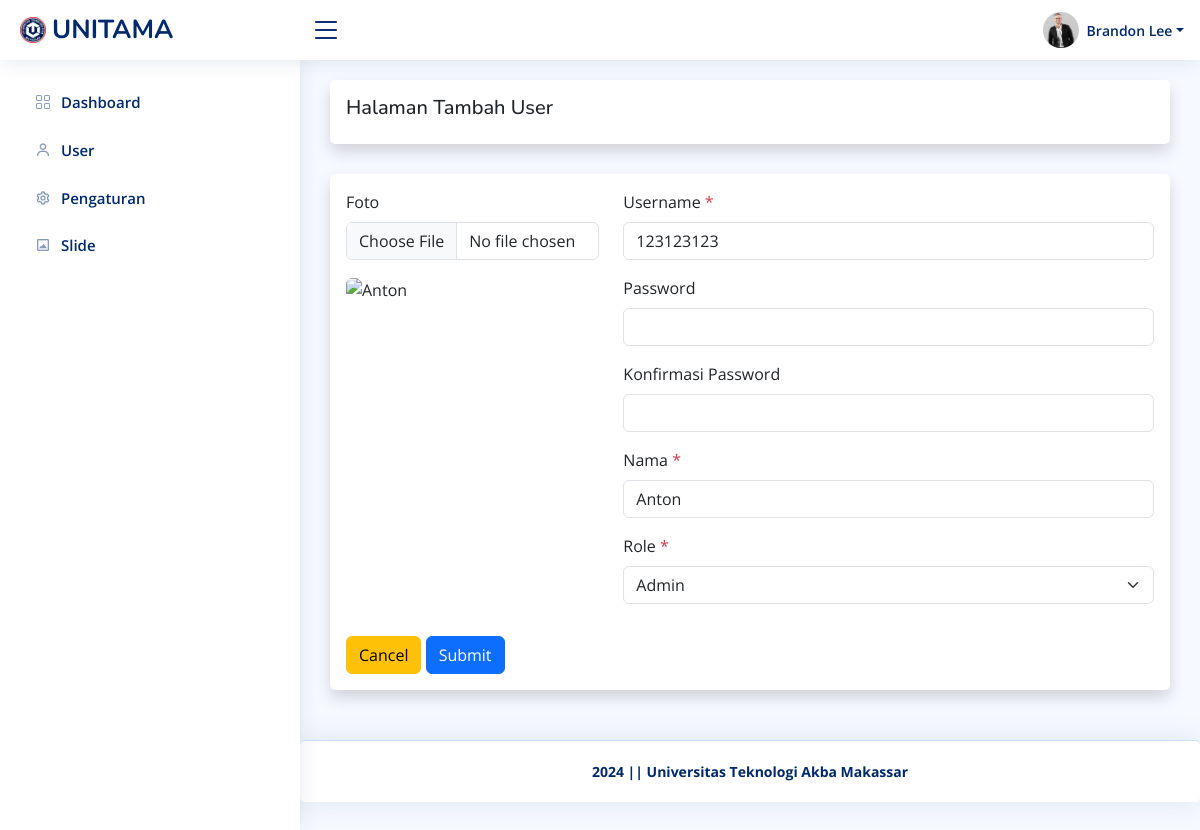
/admin/user/ubah.php?id=6 (signed in), run on the app's committed database.
### tables this page shows
CREATE TABLE `pengaturan` (
  `id_pengaturan` int(11) NOT NULL,
  `appname` varchar(50) NOT NULL,
  `logo` varchar(255) NOT NULL,
  `copyright` varchar(255) NOT NULL,
  `description` varchar(255) NOT NULL,
  `keyword` varchar(255) NOT NULL,
  `author` varchar(128) NOT NULL
);

CREATE TABLE `user` (
  `id_user` int(11) NOT NULL,
  `username` varchar(128) NOT NULL,
  `password` varchar(255) NOT NULL,
  `nama` varchar(128) NOT NULL,
  `role` int(11) NOT NULL,
  `foto` varchar(255) DEFAULT NULL
);

### helper.php (called while the page is built, shortened)
<?php
$base_url = 'http://localhost/unitama/';
$koneksi = mysqli_connect('localhost', 'root', '', 'unitama');
function getWhere($query)
{
    global $koneksi;
    return mysqli_fetch_assoc(mysqli_query($koneksi, $query));
}

### admin/user/ubah.php (the view, shortened to what this page needs)
<?php require '../template/header.php' ?>
<?php
$id = $_GET['id'];
$user = getWhere("SELECT * FROM user WHERE id_user = $id ");
?>
<div class="card shadow p-3">
    <h5>Halaman Tambah User</h5>
</div>
<div class="card shadow p-3">
    <form action="" method="post" id="form" enctype="multipart/form-data">
        <div class="row mb-3">
            <div class="col-md-4">
                <div class="mb-3">
                    <label for="foto" class="form-label">Foto</label>
                    <input class="form-control" type="file" id="upload" name="foto">
                </div>
                <?php if ($user['foto']) : ?>
                    <img src="<?= $base_url; ?>/assets/uploads/user/<?= $user['foto']; ?>" alt="<?= $user['nama']; ?>" id="preview" class="rounded w-100 ">
                <?php else : ?>
                    <img src="<?= $base_url; ?>assets/img/noprofil.png" alt="<?= $user['nama']; ?>" id="preview" class="rounded w-100 ">
                <?php endif ?>
            </div>
            <div class="col-md-8">
                <div class="mb-3">
                    <label for="username" class="form-label">Username <span class="text-danger">*</span></label>
                    <input type="text" class="form-control" id="username" name="username" required value="<?= $user['username']; ?>">
                </div>
                <div class="mb-3">
                    <label for="password" class="form-label">Password </label>
                    <input type="password" class="form-control" id="password" name="password" minlength="8">
                </div>
                <div class="mb-3">
                    <label for="passwordconfirm" class="form-label">Konfirmasi Password </label>
                    <input type="password" class="form-control" id="passwordconfirm" name="passwordconfirm minlength=" 8" data-parsley-equalto="#password">
                </div>
                <div class="mb-3">
                    <label for="nama" class="form-label">Nama <span class="text-danger">*</span></label>
                    <input type="text" class="form-control" id="nama" name="nama" required value="<?= $user['nama']; ?>">
                </div>
                <div class="mb-3">
                    <label for="role" class="form-label">Role <span class="text-danger">*</span></label>
                    <select class="form-select" id="role" name="role" required>
                        <option value="2" <?= $user['role'] == 2 ? 'selected' : ''; ?>>Admin</option>
                    </select>
                </div>
            </div>
        </div>
        <a class="btn btn-warning" href="<?= $base_url; ?>admin/user" role="button">Cancel</a>
        <button type="submit" name="submit" class="btn btn-primary">Submit</button>
    </form>
</div>
<?php require '../template/footer.php' ?>

### admin/template/header.php (shortened to what this page needs)
<?php require '../../helper.php' ?>
<?php $pengaturan = getWhere("SELECT * FROM pengaturan WHERE id_pengaturan = 1 "); ?>
<!DOCTYPE html>
<html lang="en">
<head>
    <link href="<?= $base_url; ?>assets/plugins/bootstrap/css/bootstrap.min.css" rel="stylesheet">
    <link href="<?= $base_url; ?>assets/plugins/bootstrap-icons/bootstrap-icons.css" rel="stylesheet">
    <link href="<?= $base_url; ?>assets/plugins/boxicons/css/boxicons.min.css" rel="stylesheet">
    <link href="<?= $base_url; ?>assets/plugins/quill/quill.snow.css" rel="stylesheet">
    <link href="<?= $base_url; ?>assets/plugins/quill/quill.bubble.css" rel="stylesheet">
    <link href="<?= $base_url; ?>assets/plugins/remixicon/remixicon.css" rel="stylesheet">
    <link href="<?= $base_url; ?>assets/plugins/simple-datatables/style.css" rel="stylesheet">
    <link rel="stylesheet" href="https://cdnjs.cloudflare.com/ajax/libs/twitter-bootstrap/5.3.0/css/bootstrap.min.css">
    <link rel="stylesheet" href="https://cdn.datatables.net/2.0.8/css/dataTables.bootstrap5.css">
    <link href="<?= $base_url; ?>assets/css/style.css" rel="stylesheet">
</head>
<body>
    <header id="header" class="header fixed-top d-flex align-items-center">
        <div class="d-flex align-items-center justify-content-between">
            <a href="<?= $base_url; ?>admin/dashboard" class="logo d-flex align-items-center">
                <img src="<?= $base_url; ?>assets/img/<?= $pengaturan['logo']; ?>" alt="">
                <span class="d-none d-lg-block"><?= $pengaturan['appname']; ?></span>
            </a>
            <i class="bi bi-list toggle-sidebar-btn"></i>
        </div>
        <nav class="header-nav ms-auto">
            <ul class="d-flex align-items-center">
                <li class="nav-item dropdown pe-3">
                    <?php
                    $id = $_SESSION['id_user'];
                    $akun = getWhere("SELECT * FROM user WHERE id_user = $id ");
                    ?>
                    <a class="nav-link nav-profile d-flex align-items-center pe-0" href="#" data-bs-toggle="dropdown">
                        <?php if ($akun['foto']) : ?>
                            <img src="<?= $base_url; ?>/assets/uploads/user/<?= $akun['foto']; ?>" alt="<?= $akun['nama']; ?>" class="rounded-circle">
                        <?php else : ?>
                            <img src="<?= $base_url; ?>assets/img/noprofil.png" alt="<?= $akun['nama']; ?>" class="rounded-circle">
                        <?php endif ?>
                        <span class="d-none d-md-block dropdown-toggle ps-2"><?= $akun['nama']; ?></span>
                    </a>
                </li>
            </ul>
        </nav>
    </header>
    <aside id="sidebar" class="sidebar">
        <ul class="sidebar-nav" id="sidebar-nav">
            <li class="nav-item">
                <a class="nav-link collapsed" href="<?= $base_url; ?>admin/dashboard">
                    <i class="bi bi-grid"></i>
                    <span>Dashboard</span>
                </a>
            </li>
            <?php if ($_SESSION['role'] == 1) : ?>
                <li class="nav-item">
                    <a class="nav-link collapsed" href="<?= $base_url; ?>admin/user">
                        <i class='bx bx-user'></i>
                        <span>User</span>
                    </a>
                </li>
            <?php endif ?>
            <li class="nav-item">
                <a class="nav-link collapsed" href="<?= $base_url; ?>admin/pengaturan">
                    <i class='bx bx-cog'></i>
                    <span>Pengaturan</span>
                </a>
            </li>
            <li class="nav-item">
                <a class="nav-link collapsed" href="<?= $base_url; ?>admin/slide">
                    <i class='bx bx-image-alt'></i>
                    <span>Slide</span>
                </a>
            </li>
        </ul>
    </aside>
    <main id="main" class="main">

### admin/template/footer.php (shortened to what this page needs)
</main>
<footer id="footer" class="footer card">
    <div class="copyright fw-bold">
        <?= $pengaturan['copyright']; ?>
    </div>
</footer>
</body>
</html>

### assets/css/style.css (style rules this page uses)
:root { scroll-behavior: smooth; }
body { font-family: "Open Sans", sans-serif; background: #f6f9ff; color: #444444; }
a { color: #4154f1; text-decoration: none; }
h1, h2, h3, h4, h5, h6 { font-family: "Nunito", sans-serif; }
#main { margin-top: 60px; padding: 20px 30px; transition: all 0.3s; }
.card { margin-bottom: 30px; border: none; border-radius: 5px; box-shadow: 0px 0 30px rgba(1, 41, 112, 0.1); }
.logo { line-height: 1; }
@media (min-width: 1200px) { .logo { width: 280px; } }
.logo img { max-height: 26px; margin-right: 6px; }
.logo span { font-size: 26px; font-weight: 700; color: #012970; font-family: "Nunito", sans-serif; }
.header { transition: all 0.5s; z-index: 997; height: 60px; box-shadow: 0px 2px 20px rgba(1, 41, 112, 0.1); background-color: #fff; padding-left: 20px; }
.header .toggle-sidebar-btn { font-size: 32px; padding-left: 10px; cursor: pointer; color: #012970; }
.header-nav ul { list-style: none; }
.header-nav>ul { margin: 0; padding: 0; }
.header-nav .nav-profile { color: #012970; }
.header-nav .nav-profile img { max-height: 36px; }
.header-nav .nav-profile span { font-size: 14px; font-weight: 600; }
.sidebar { position: fixed; top: 60px; left: 0; bottom: 0; width: 300px; z-index: 996; transition: all 0.3s; padding: 20px; overflow-y: auto; scrollbar-width: thin; scrollbar-color: #aab7cf transparent; box-shadow: 0px 0px 20px rgba(1, 41, 112, 0.1); background-color: #fff; }
@media (min-width: 1200px) { #main, #footer { margin-left: 300px; } }
.sidebar-nav { padding: 0; margin: 0; list-style: none; }
.sidebar-nav li { padding: 0; margin: 0; list-style: none; }
.sidebar-nav .nav-item { margin-bottom: 5px; }
.sidebar-nav .nav-link { display: flex; align-items: center; font-size: 15px; font-weight: 600; color: #4154f1; transition: 0.3; background: #f6f9ff; padding: 10px 15px; border-radius: 4px; }
.sidebar-nav .nav-link i { font-size: 16px; margin-right: 10px; color: #4154f1; }
.sidebar-nav .nav-link.collapsed { color: #012970; background: #fff; }
.sidebar-nav .nav-link.collapsed i { color: #899bbd; }
.footer { padding: 20px 0; font-size: 14px; transition: all 0.3s; border-top: 1px solid #cddfff; }
.footer .copyright { text-align: center; color: #012970; }

### data on the page
pengaturan: logo (picture), appname "UNITAMA", copyright "2024 || Universitas Teknologi Akba Makassar"
user: foto (picture), nama "Brandon Lee"
user: username "123123123", nama "Anton", role "Admin"
